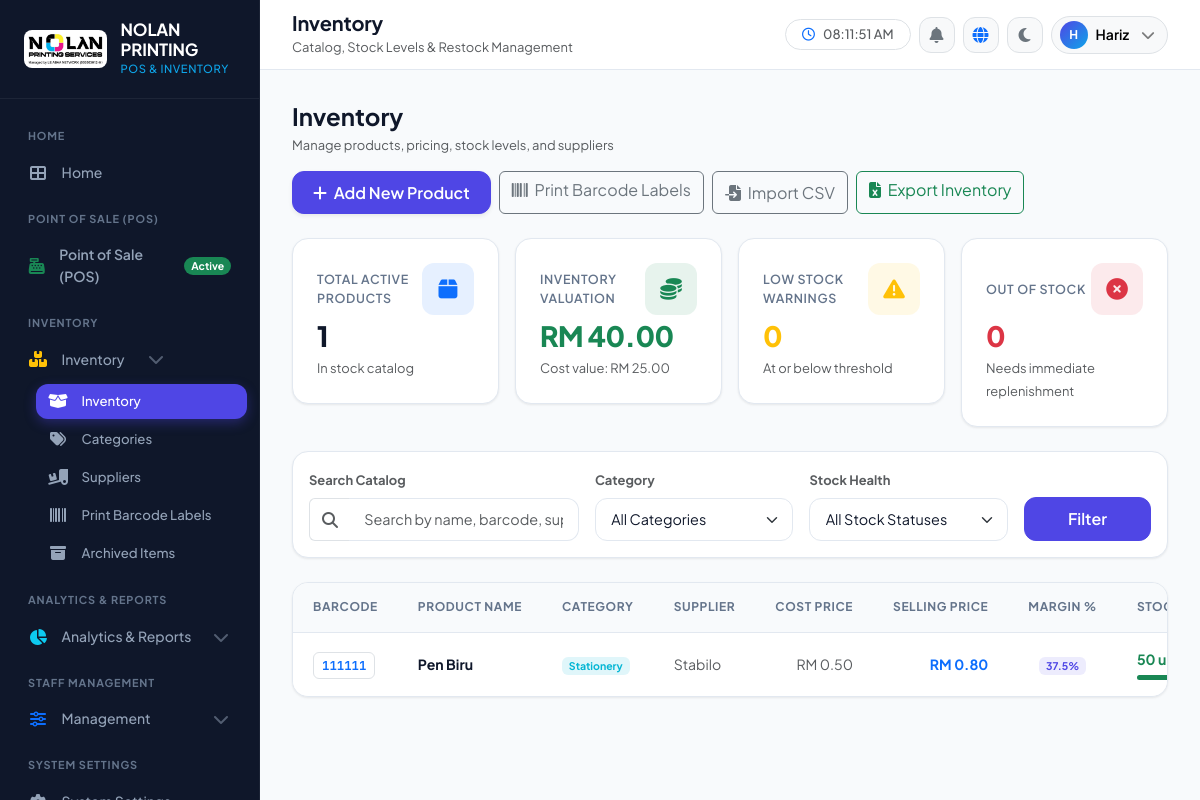
The page /legacy_php/inventory.php (signed in) on the database its author committed.
### tables this page shows
CREATE TABLE `products` (
  `id` int(11) NOT NULL,
  `barcode` varchar(100) DEFAULT NULL,
  `name` varchar(255) NOT NULL,
  `price` decimal(10,2) NOT NULL,
  `cost_price` decimal(10,2) NOT NULL,
  `stock` int(11) NOT NULL DEFAULT 0,
  `threshold` int(11) NOT NULL DEFAULT 10,
  `category_id` int(11) DEFAULT NULL,
  `supplier_id` int(11) DEFAULT NULL,
  `status` enum('active','archived') NOT NULL DEFAULT 'active',
  `is_service` tinyint(1) NOT NULL DEFAULT 0,
  `created_at` timestamp NOT NULL DEFAULT current_timestamp(),
  `updated_at` timestamp NOT NULL DEFAULT current_timestamp() ON UPDATE current_timestamp()
);

CREATE TABLE `categories` (
  `id` int(11) NOT NULL,
  `name` varchar(100) NOT NULL,
  `created_at` timestamp NOT NULL DEFAULT current_timestamp()
);

CREATE TABLE `suppliers` (
  `id` int(11) NOT NULL,
  `name` varchar(255) NOT NULL,
  `contact` varchar(50) DEFAULT NULL,
  `email` varchar(100) DEFAULT NULL,
  `address` text DEFAULT NULL,
  `created_at` timestamp NOT NULL DEFAULT current_timestamp()
);

### legacy_php/db.php (called while the page is built, shortened)
<?php
function __($key) {
    global $translations;
    $lang = $_SESSION['lang'] ?? 'en';
    return $translations[$lang][$key] ?? $key;
}

### legacy_php/inventory.php (the view, shortened to what this page needs)
<?php
require 'db.php';
$search = trim($_GET['search'] ?? '');
$stockHealthFilter = $_GET['stock_health'] ?? 'all';
$limit = 15;
$page = max(1, (int)($_GET['page'] ?? 1));
$offset = ($page - 1) * $limit;
$sortBy = $_GET['sort_by'] ?? 'p.id';
$sortOrder = strtoupper($_GET['sort_order'] ?? 'DESC') === 'ASC' ? 'ASC' : 'DESC';
$conditions = ["p.status = 'active'", "p.is_service = 0"];
$params = [];
$whereClause = "WHERE " . implode(" AND ", $conditions);
$countStmt = $pdo->prepare("SELECT COUNT(*) FROM products p LEFT JOIN categories c ON p.category_id = c.id LEFT JOIN suppliers s ON p.supplier_id = s.id $whereClause");
$countStmt->execute($params);
$totalProducts = (int)$countStmt->fetchColumn();
$totalStockValueCost = (float)$pdo->query("SELECT SUM(stock * cost_price) FROM products WHERE status = 'active' AND is_service = 0")->fetchColumn();
$totalStockValueRetail = (float)$pdo->query("SELECT SUM(stock * price) FROM products WHERE status = 'active' AND is_service = 0")->fetchColumn();
$outOfStockCount = (int)$pdo->query("SELECT COUNT(*) FROM products WHERE status = 'active' AND is_service = 0 AND stock = 0")->fetchColumn();
$query = "SELECT p.*, s.name as supplier_name, c.name as category_name,
    (SELECT SUM(si.quantity)/30 FROM sale_items si JOIN sales sl ON si.sale_id = sl.id
     WHERE si.product_id = p.id AND sl.status = 'completed' AND sl.created_at >= DATE_SUB(NOW(), INTERVAL 30 DAY)) as daily_velocity
    FROM products p
    LEFT JOIN suppliers s ON p.supplier_id = s.id
    LEFT JOIN categories c ON p.category_id = c.id
    $whereClause
    ORDER BY $sortBy $sortOrder
    LIMIT $limit OFFSET $offset";
$stmt = $pdo->prepare($query);
$stmt->execute($params);
$products = $stmt->fetchAll();
?>
<!DOCTYPE html>
<html lang="<?= $_SESSION['lang'] ?? 'en' ?>">
<head>
    <link href="https://cdn.jsdelivr.net/npm/bootstrap@5.3.2/dist/css/bootstrap.min.css" rel="stylesheet">
    <link rel="stylesheet" href="https://cdnjs.cloudflare.com/ajax/libs/font-awesome/6.5.1/css/all.min.css">
    <link rel="stylesheet" href="assets/css/app.css">
</head>
<body>
    <div class="app-wrapper">
        <?php include 'sidebar.php'; ?>
        <div class="main-content-wrapper">
            <?php include 'header.php'; ?>
            <main class="content-body">
                <div class="d-flex flex-wrap justify-content-between align-items-center gap-3 mb-4">
                    <div>
                        <h4 class="fw-bold mb-1"><?= __('inventory') ?></h4>
                        <p class="text-muted small mb-0">Manage products, pricing, stock levels, and suppliers</p>
                    </div>
                    <div class="d-flex flex-wrap gap-2">
                        <button type="button" class="btn btn-primary shadow-sm" data-bs-toggle="modal" data-bs-target="#addProductModal">
                            <i class="fas fa-plus me-1"></i> <?= __('add_product') ?>
                        </button>
                        <a href="print_barcode.php" class="btn btn-outline-secondary">
                            <i class="fas fa-barcode me-1"></i> <?= __('print_barcodes') ?>
                        </a>
                        <button type="button" class="btn btn-outline-secondary" data-bs-toggle="modal" data-bs-target="#importModal">
                            <i class="fas fa-file-import me-1"></i> <?= __('import_csv') ?>
                        </button>
                        <a href="export_inventory.php" class="btn btn-outline-success">
                            <i class="fas fa-file-excel me-1"></i> <?= __('export_csv') ?>
                        </a>
                    </div>
                </div>
                <div class="row g-3 mb-4">
                    <div class="col-sm-6 col-xl-3">
                        <div class="card-modern card-stat">
                            <div class="d-flex justify-content-between align-items-center mb-1">
                                <span class="stat-label">Total Active Products</span>
                                <div class="stat-icon bg-primary bg-opacity-10 text-primary"><i class="fas fa-box"></i></div>
                            </div>
                            <div class="stat-value"><?= number_format($totalProducts) ?></div>
                            <small class="text-muted">In stock catalog</small>
                        </div>
                    </div>
                    <div class="col-sm-6 col-xl-3">
                        <div class="card-modern card-stat">
                            <div class="d-flex justify-content-between align-items-center mb-1">
                                <span class="stat-label">Inventory Valuation</span>
                                <div class="stat-icon bg-success bg-opacity-10 text-success"><i class="fas fa-coins"></i></div>
                            </div>
                            <div class="stat-value text-success">RM <?= number_format($totalStockValueRetail, 2) ?></div>
                            <small class="text-muted">Cost value: RM <?= number_format($totalStockValueCost, 2) ?></small>
                        </div>
                    </div>
                    <div class="col-sm-6 col-xl-3">
                        <div class="card-modern card-stat">
                            <div class="d-flex justify-content-between align-items-center mb-1">
                                <span class="stat-label">Low Stock Warnings</span>
                                <div class="stat-icon bg-warning bg-opacity-10 text-warning"><i class="fas fa-triangle-exclamation"></i></div>
                            </div>
                            <div class="stat-value text-warning"><?= $lowStockCount ?></div>
                            <small class="text-muted">At or below threshold</small>
                        </div>
                    </div>
                    <div class="col-sm-6 col-xl-3">
                        <div class="card-modern card-stat">
                            <div class="d-flex justify-content-between align-items-center mb-1">
                                <span class="stat-label">Out of Stock</span>
                                <div class="stat-icon bg-danger bg-opacity-10 text-danger"><i class="fas fa-circle-xmark"></i></div>
                            </div>
                            <div class="stat-value text-danger"><?= $outOfStockCount ?></div>
                            <small class="text-muted">Needs immediate replenishment</small>
                        </div>
                    </div>
                </div>
                <div class="card-modern p-3 mb-4">
                    <form method="GET" class="row g-3 align-items-end">
                        <div class="col-md-4">
                            <label class="form-label small fw-bold text-muted">Search Catalog</label>
                            <div class="input-group">
                                <span class="input-group-text bg-body border-end-0 text-muted"><i class="fas fa-search"></i></span>
                                <input type="text" name="search" class="form-control border-start-0" placeholder="Search by name, barcode, supplier..." value="<?= htmlspecialchars($search) ?>">
                            </div>
                        </div>
                        <div class="col-md-3">
                            <label class="form-label small fw-bold text-muted">Category</label>
                            <select name="category" class="form-select" onchange="this.form.submit()">
                                <option value="all">All Categories</option>
                            </select>
                        </div>
                        <div class="col-md-3">
                            <label class="form-label small fw-bold text-muted">Stock Health</label>
                            <select name="stock_health" class="form-select" onchange="this.form.submit()">
                                <option value="all" <?= $stockHealthFilter === 'all' ? 'selected' : '' ?>>All Stock Statuses</option>
                            </select>
                        </div>
                        <div class="col-md-2 d-flex gap-2">
                            <button type="submit" class="btn btn-primary flex-grow-1">Filter</button>
                        </div>
                    </form>
                </div>
                <div class="table-modern-wrapper">
                    <div class="table-responsive">
                        <table class="table table-modern">
                            <thead>
                                <tr>
                                    <th>Barcode</th>
                                    <th>Product Name</th>
                                    <th>Category</th>
                                    <th>Supplier</th>
                                    <th class="text-end">Cost Price</th>
                                    <th class="text-end">Selling Price</th>
                                    <th class="text-center">Margin %</th>
                                    <th>Stock Level</th>
                                </tr>
                            </thead>
                            <tbody>
                                <?php if (empty($products)): ?>
                                    <tr>
                                        <td colspan="10" class="text-center py-5 text-muted">
                                            <i class="fas fa-box-open fa-3x opacity-25 mb-2 d-block"></i>
                                            No inventory items found matching your filters.
                                        </td>
                                    </tr>
                                <?php else: ?>
                                    <?php foreach ($products as $p):
                                        $cost = (float)$p['cost_price'];
                                        $price = (float)$p['price'];
                                        $margin = $price > 0 ? round((($price - $cost) / $price) * 100, 1) : 0;
                                        $stockPct = min(100, max(0, round(($p['stock'] / max(1, $p['threshold'] * 2)) * 100)));
                                        $isLow = $p['stock'] <= $p['threshold'];
                                    ?>
                                        <tr>
                                            <td>
                                                <code class="fw-bold text-primary bg-body px-2 py-1 rounded border">
                                                    <?= htmlspecialchars($p['barcode'] ?? 'N/A') ?>
                                                </code>
                                            </td>
                                            <td>
                                                <div class="fw-bold"><?= htmlspecialchars($p['name']) ?></div>
                                            </td>
                                            <td>
                                                <span class="badge badge-soft-info"><?= htmlspecialchars($p['category_name'] ?? 'General') ?></span>
                                            </td>
                                            <td class="small text-muted">
                                                <?= htmlspecialchars($p['supplier_name'] ?? 'None') ?>
                                            </td>
                                            <td class="text-end text-muted small">
                                                RM <?= number_format($cost, 2) ?>
                                            </td>
                                            <td class="text-end fw-bold text-primary">
                                                RM <?= number_format($price, 2) ?>
                                            </td>
                                            <td class="text-center">
                                                <span class="badge badge-soft-<?= $margin >= 40 ? 'success' : ($margin >= 20 ? 'primary' : 'warning') ?>">
                                                    <?= $margin ?>%
                                                </span>
                                            </td>
                                            <td style="min-width: 140px;">
                                                <div class="d-flex justify-content-between align-items-center mb-1">
                                                    <span class="fw-bold <?= $p['stock'] == 0 ? 'text-danger' : ($isLow ? 'text-warning' : 'text-success') ?>">
                                                        <?= $p['stock'] ?> units
                                                    </span>
                                                </div>
                                                <div class="progress" style="height: 5px;">
                                                    <div class="progress-bar bg-<?= $p['stock'] == 0 ? 'danger' : ($isLow ? 'warning' : 'success') ?>" style="width: <?= $stockPct ?>%;"></div>
                                                </div>
                                            </td>
                                        </tr>
                                    <?php endforeach; ?>
                                <?php endif; ?>
                            </tbody>
                        </table>
                    </div>
                </div>
            </main>
        </div>
    </div>
</body>
</html>

### rows shown on the page
products: barcode "111111", name "Pen Biru", category.name "Stationery", supplier.name "Stabilo", cost_price "0.50", price "0.80", margin "37.5", stock "50", threshold 10 (drawn)

### other values the page prints
__('home') "HOME"
__('home') "Home"
__('pos') "POINT OF SALE (POS)"
__('pos') "Point of Sale (POS)"
__('inventory') "INVENTORY"
__('inventory') "Inventory"
__('manage_categories') "Categories"
__('suppliers') "Suppliers"
__('print_barcodes') "Print Barcode Labels"
__('archived_products') "Archived Items"
__('analytics') "ANALYTICS & REPORTS"
__('analytics') "Analytics & Reports"
__('staff') "STAFF MANAGEMENT"
__('settings') "SYSTEM SETTINGS"
$pageTitle "Inventory"
